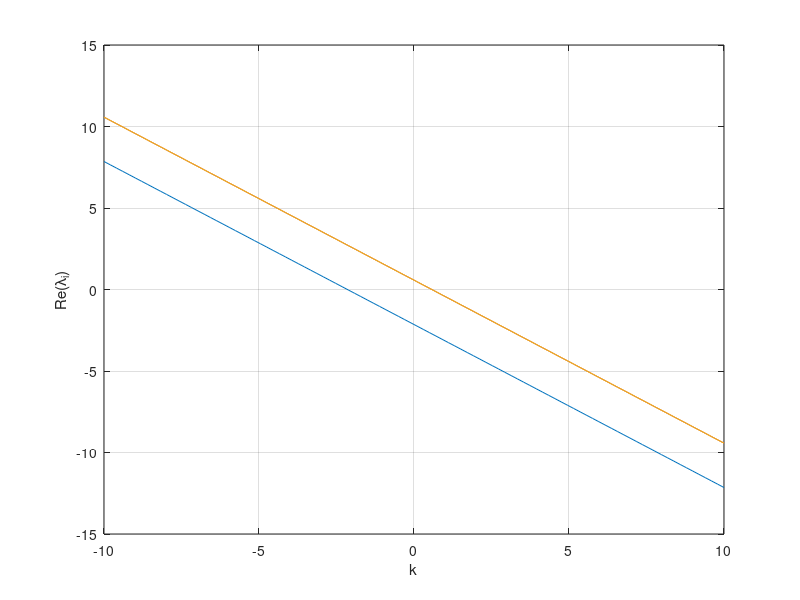

The MATLAB script that drew this image:

A = [0 1 0;
    0 0 1;
    -1 2 -1];
e = eig(A)

k =1;
Ab = A-k*eye(3);
eb = eig(Ab)


A = [0 1 0;
    0 0 1;
    -1 2 -1];
k = linspace(-10,10,100);
N = length(k)
E = zeros(N,3);
for i=1:N
    Ab = A-k(i)*eye(3);
    eb = eig(Ab);
    E(i,:)=real(eb);  
end
figure(1)
clf
plot(k,E)
grid on
xlabel('k')
ylabel('Re(\lambda_i)')
